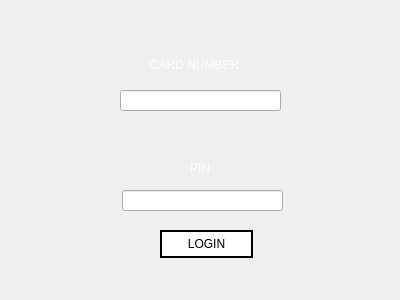
<?xml version="1.0" encoding="UTF-8"?>
<ui version="4.0">
 <class>Atm_Login</class>
 <widget class="QWidget" name="Atm_Login">
  <property name="geometry">
   <rect>
    <x>0</x>
    <y>0</y>
    <width>400</width>
    <height>300</height>
   </rect>
  </property>
  <property name="windowTitle">
   <string>LOGIN</string>
  </property>
  <property name="styleSheet">
   <string notr="true">QPushButton{
background: transparent;
background-color: white;
border: 2px solid black;
}

QPushButton:hover{
background-color: rgb(30, 30, 30);
color: white;
}

QPushButton:pressed
{
font: bold;
}

</string>
  </property>
  <widget class="QLabel" name="label">
   <property name="geometry">
    <rect>
     <x>150</x>
     <y>50</y>
     <width>111</width>
     <height>31</height>
    </rect>
   </property>
   <property name="text">
    <string>&lt;html&gt;&lt;head/&gt;&lt;body&gt;&lt;p&gt;&lt;span style=&quot; color:#ffffff;&quot;&gt;CARD NUMBER&lt;/span&gt;&lt;/p&gt;&lt;/body&gt;&lt;/html&gt;</string>
   </property>
  </widget>
  <widget class="QLabel" name="label_2">
   <property name="geometry">
    <rect>
     <x>190</x>
     <y>160</y>
     <width>59</width>
     <height>17</height>
    </rect>
   </property>
   <property name="text">
    <string>&lt;html&gt;&lt;head/&gt;&lt;body&gt;&lt;p&gt;&lt;span style=&quot; color:#ffffff;&quot;&gt;PIN&lt;/span&gt;&lt;/p&gt;&lt;/body&gt;&lt;/html&gt;</string>
   </property>
  </widget>
  <widget class="QLineEdit" name="card">
   <property name="geometry">
    <rect>
     <x>120</x>
     <y>90</y>
     <width>161</width>
     <height>21</height>
    </rect>
   </property>
   <property name="maxLength">
    <number>50</number>
   </property>
  </widget>
  <widget class="QLineEdit" name="pin">
   <property name="geometry">
    <rect>
     <x>122</x>
     <y>190</y>
     <width>161</width>
     <height>21</height>
    </rect>
   </property>
   <property name="maxLength">
    <number>50</number>
   </property>
  </widget>
  <widget class="QPushButton" name="log">
   <property name="geometry">
    <rect>
     <x>160</x>
     <y>230</y>
     <width>93</width>
     <height>28</height>
    </rect>
   </property>
   <property name="text">
    <string>LOGIN</string>
   </property>
  </widget>
  <widget class="QLabel" name="label_3">
   <property name="geometry">
    <rect>
     <x>0</x>
     <y>0</y>
     <width>401</width>
     <height>301</height>
    </rect>
   </property>
   <property name="styleSheet">
    <string notr="true">background-image: url(:/images/sbg1.png);</string>
   </property>
   <property name="text">
    <string/>
   </property>
  </widget>
  <zorder>label_3</zorder>
  <zorder>label</zorder>
  <zorder>label_2</zorder>
  <zorder>card</zorder>
  <zorder>pin</zorder>
  <zorder>log</zorder>
 </widget>
 <resources>
  <include location="resource.qrc"/>
 </resources>
 <connections/>
</ui>
